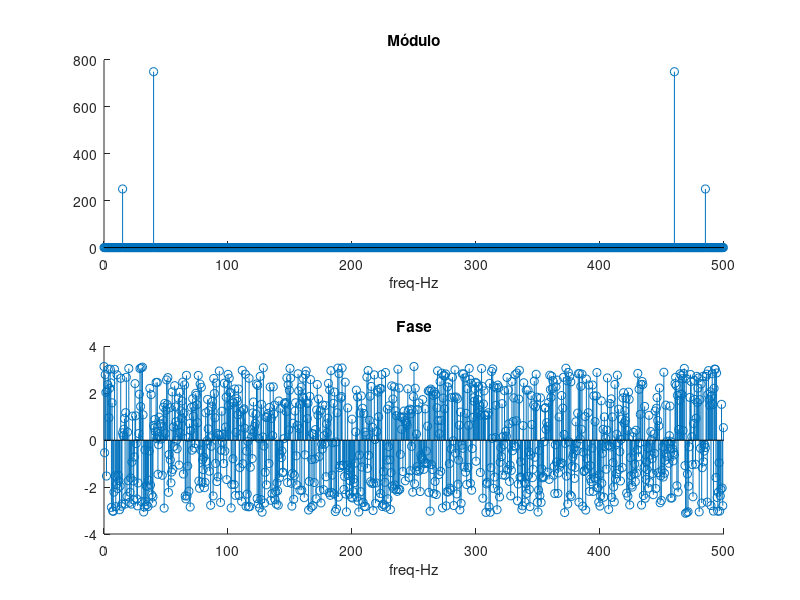

The MATLAB source for this figure:
%Trabalho nº6

clear all
close all
clc

%Exercicio 1

dur=2;
N=1000;
%dur=N*Ta;
Ta=dur/N;
fa=1/Ta;

t=0:Ta:(N-1)*Ta;
x=0.5*cos(2*pi*15*t+0.1*pi)+1.5*cos(2*pi*40*t+0.2*pi);
xfourier=fft(x);

%f=N*fa;
f=(0:N-1)*(fa/N);
%dividimos por N para normalizar o eixo das abscissas;

figure;
subplot(2,1,1)
hold on
stem(f,abs(xfourier))
title('Módulo')
xlabel('freq-Hz')

subplot(2,1,2)
hold on
stem(f, angle(xfourier))
title('Fase')
xlabel('freq-Hz')

k=find(abs(xfourier) > 200);
amp=abs(xfourier(k))*(2/N);
